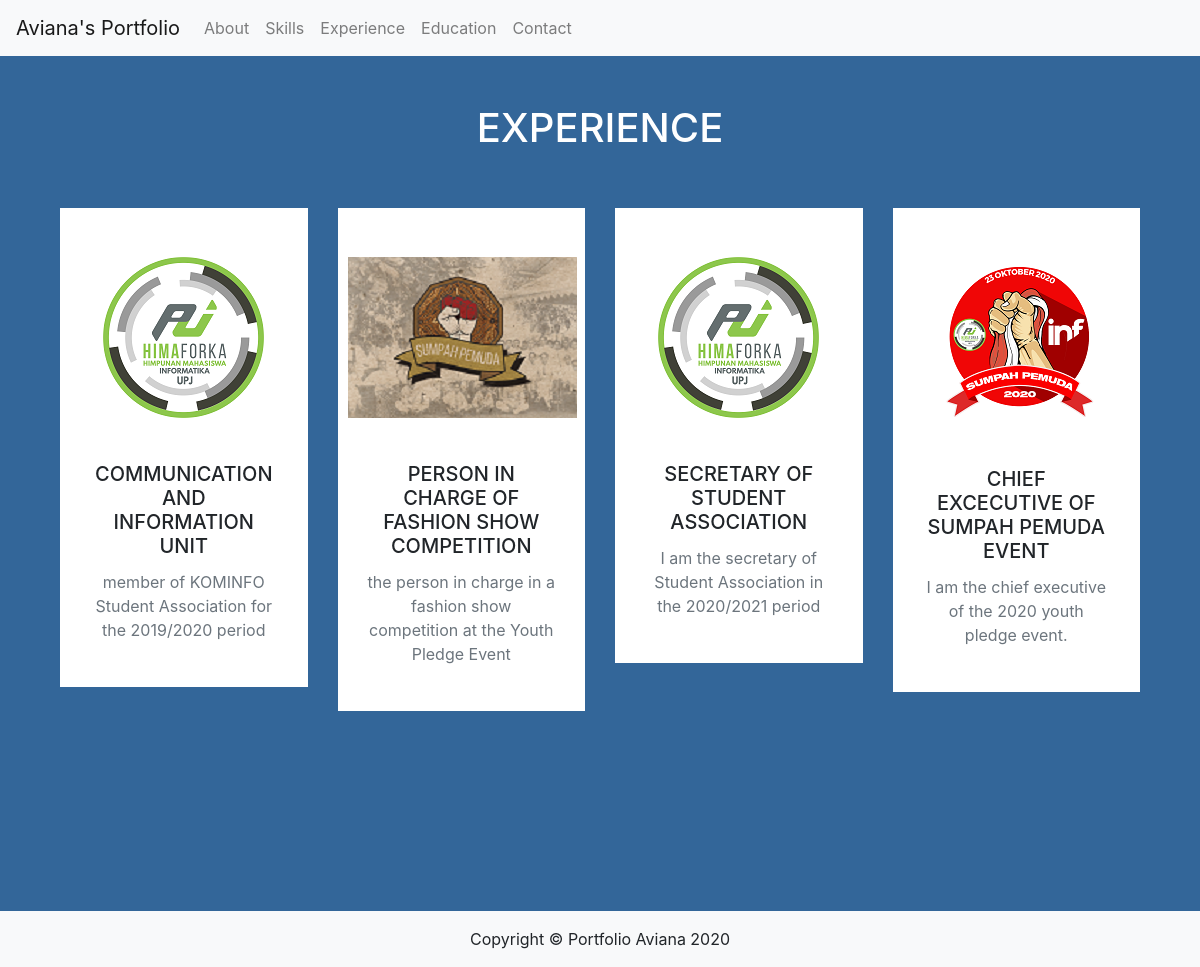
The page /experience.php on the database its author committed.
### tables this page shows
CREATE TABLE `experience` (
  `id` int(20) NOT NULL,
  `ex1` varchar(255) NOT NULL,
  `des1` varchar(1000) NOT NULL,
  `gambar1` varchar(255) NOT NULL,
  `ex2` varchar(255) NOT NULL,
  `des2` varchar(1000) NOT NULL,
  `gambar2` varchar(225) NOT NULL,
  `ex3` varchar(255) NOT NULL,
  `des3` varchar(1000) NOT NULL,
  `gambar3` varchar(255) NOT NULL,
  `ex4` varchar(255) NOT NULL,
  `des4` varchar(1000) NOT NULL,
  `gambar4` varchar(255) NOT NULL
);

### experience.php (the view, shortened to what this page needs)
<!DOCTYPE html>
<html lang="en">
<head>
     <link rel="stylesheet" href="https://stackpath.bootstrapcdn.com/bootstrap/4.5.2/css/bootstrap.min.css">
     <link rel="stylesheet" href="https://cdnjs.cloudflare.com/ajax/libs/twitter-bootstrap/4.5.2/css/bootstrap.css">
     <link rel="stylesheet" href="https://use.fontawesome.com/releases/v5.6.3/css/all.css">
</head>
<body style="background-color:#336699">
    <?php
        include_once "header.php";
        include_once "koneksi.php";
        $strSQL = "SELECT * FROM experience";
        $runStrSQL = mysqli_query($conn,$strSQL);
        $jmlRowData = mysqli_num_rows($runStrSQL);
        if ($jmlRowData < 0){
            echo "<tr><td colspan='4'>Data Tidak Terdaftar Dalam Database</td></tr>";
        }
        else{
            while($row = mysqli_fetch_assoc($runStrSQL)){
    ?>
    <div class="container experience-area">
                <div class="row">
                    <div class="col-lg-12 text-center experience-title">
                        <h1 class="text-uppercase title-text py-5" style="color:white;">Experience</h1>
                    </div>
                </div>
                <div class="container experience-list">
                    <div class="row">
                        <div class="col-lg-3 col-md-6 col-sm-12">
                            <div class="experience">
                                <div class="experience-img text-center py-4">
                                    <img src="images/<?php echo $row['gambar1']?>" alt="experience-1">
                                </div>
                                <div class="card-body text-center">
                                    <h5 class="card-title text-uppercase font-roboto"><?php echo $row['ex1']?></h5>
                                    <p class="card-text text-secondary">
                                    <?php echo $row['des1']?>
                                    </p>
                                </div>
                            </div>
                        </div>
                        <div class="col-lg-3 col-md-6 col-sm-12">
                            <div class="experience">
                                <div class="experience-img text-center py-4">
                                    <img src="images/<?php echo $row['gambar2']?>" alt="experience-2">
                                </div>
                                <div class="card-body text-center">
                                    <h5 class="card-title text-uppercase font-roboto"><?php echo $row['ex2']?></h5>
                                    <p class="card-text text-secondary">
                                    <?php echo $row['des2']?>
                                    </p>
                                </div>
                            </div>
                        </div>
                        <div class="col-lg-3 col-md-6 col-sm-12">
                            <div class="experience">
                                <div class="experience-img text-center py-4">
                                    <img src="images/<?php echo $row['gambar3']?>" alt="experience-3">
                                </div>
                                <div class="card-body text-center">
                                    <h5 class="card-title text-uppercase font-roboto"><?php echo $row['ex3']?></h5>
                                    <p class="card-text text-secondary">
                                    <?php echo $row['des3']?>
                                    </p>
                                </div>
                            </div>
                        </div>
                        <div class="col-lg-3 col-md-6 col-sm-12">
                            <div class="experience">
                                <div class="experience-img text-center py-4">
                                    <img src="images/<?php echo $row['gambar4']?>" alt="experience-4">
                                </div>
                                <div class="card-body text-center">
                                    <h5 class="card-title text-uppercase font-roboto"><?php echo $row['ex4']?></h5>
                                    <p class="card-text text-secondary">
                                    <?php echo $row['des4']?>
                                    </p>
                                </div>
                            </div>
                        </div>
                    </div>
                </div>
            </div>
    <?php
            }
        }
        include_once "footer.php";
    ?>
</body>
</html>

### header.php (shortened to what this page needs)
<nav class="navbar navbar-expand-sm bg-light navbar-light">
  <a class="navbar-brand" href="index.php">Aviana's Portfolio</a>
  <div class="collapse navbar-collapse" id="collapsibleNavbar">
    <ul class="navbar-nav">
      <li class="nav-item">
        <a class="nav-link" href="about.php">About</a>
      </li>
      <li class="nav-item">
        <a class="nav-link" href="skills.php">Skills</a>
      </li>
      <li class="nav-item">
        <a class="nav-link" href="experience.php">Experience</a>
      </li>
      <li class="nav-item">
        <a class="nav-link" href="education.php">Education</a>
      </li>
      <li class="nav-item">
        <a class="nav-link" href="contact.php">Contact</a>
      </li>
    </ul>
  </div>
</nav>

### footer.php
<div class="container-fluid bg-light text-center p-3" style="margin-top:200px">
    <div class="row">
        <div class="col-md-12">Copyright &copy Portfolio Aviana 2020</div>
    </div>
</div>

### experience.php (style rules this page uses)
.experience { padding: 25px 10px; background-color: white; }

### rows shown on the page
experience: gambar1 (picture), ex1 "COMMUNICATION AND INFORMATION UNIT", des1 "member of KOMINFO Student Association for the 2019/2020 period", gambar2 (picture), ex2 "PERSON IN CHARGE OF FASHION SHOW COMPETITION", des2 "the person in charge in a fashion show competition at the Youth Pledge Event", gambar3 (picture), ex3 "SECRETARY OF STUDENT ASSOCIATION", des3 "I am the secretary of Student Association in the 2020/2021 period", gambar4 (picture), ex4 "CHIEF EXCECUTIVE OF SUMPAH PEMUDA EVENT", des4 "I am the chief executive of the 2020 youth pledge event."
